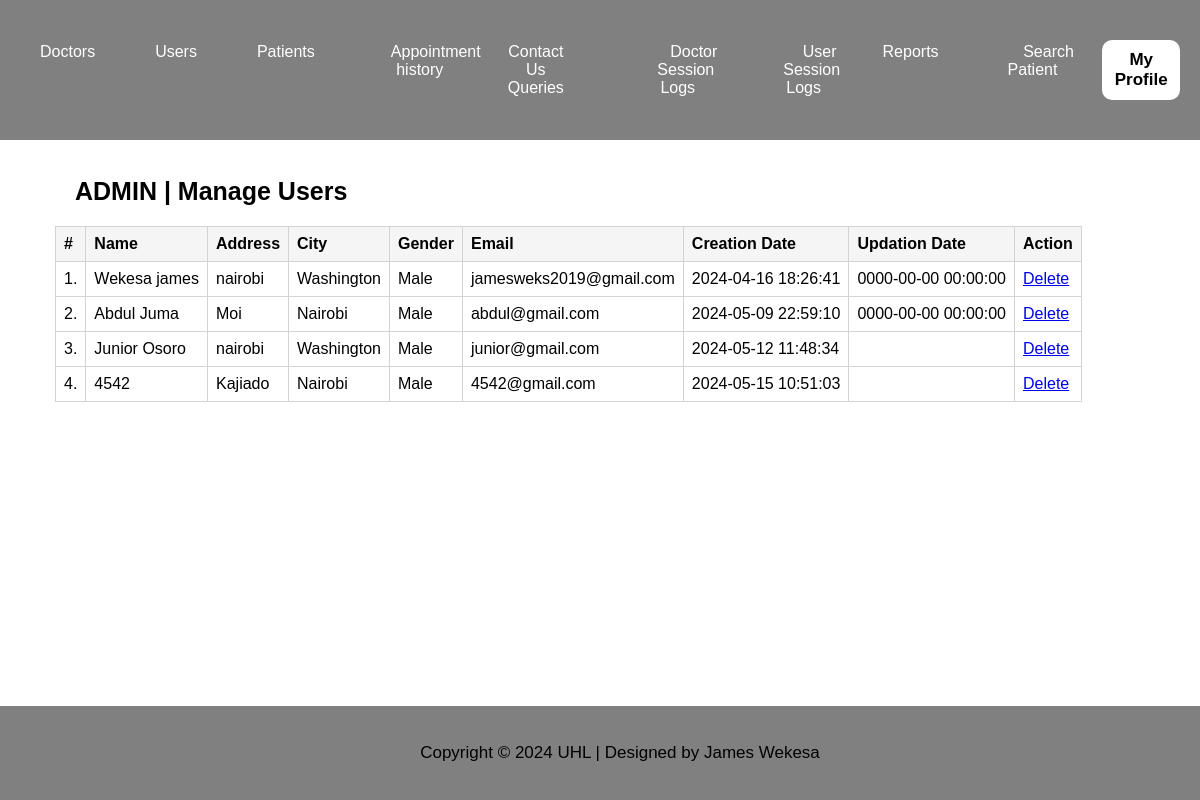
The page /admin/manage-users.php (signed in) on the database its author committed.
### tables this page shows
CREATE TABLE `users` (
  `id` int(11) NOT NULL,
  `fullName` varchar(255) DEFAULT NULL,
  `address` longtext DEFAULT NULL,
  `city` varchar(255) DEFAULT NULL,
  `gender` varchar(255) DEFAULT NULL,
  `email` varchar(255) DEFAULT NULL,
  `password` varchar(255) DEFAULT NULL,
  `regDate` timestamp NULL DEFAULT current_timestamp(),
  `updationDate` timestamp NULL DEFAULT NULL ON UPDATE current_timestamp()
);

### admin/manage-users.php (the view, shortened to what this page needs)
<?php
include('../includes/db_connect.php');
?>
<!DOCTYPE html>
<html lang="en">
<head>
    <link rel="stylesheet" href="dashboard.css">
</head>
<body>
<header>
    <nav class="main-nav">
        <ul>
            <li class="dropdown-container">
                <div class="dropdown-button">Doctors</div>
            </li>
            <li class="dropdown-container">
                <div class="dropdown-button">Users</div>
            </li>
            <li class="dropdown-container">
                <div class="dropdown-button">Patients</div>
            </li>
            <li><a href="appointment-history.php">Appointment history</a></li>
            <li class="dropdown-container">
                <div class="dropdown-button">Contact Us Queries</div>
            </li>
            <li><a href="doctor-logs.php">Doctor Session Logs</a></li>
            <li><a href="user-logs.php">User Session Logs</a></li>
            <li class="dropdown-container">
                <div class="dropdown-button">Reports</div>
            </li>
            <li><a href="patient-search.php">Search Patient</a></li>
        </ul>
    </nav>
    <div class="dropdown-container">
        <button class="dropbtn_1">My Profile</button>
    </div>
</header>
<div class="container">
    <main>
<div class="container">
    <div class="row">
        <div class="col">
            <h5 class="title">ADMIN | Manage Users</h5>
            <table class="user-table" id="users-table">
                <thead>
                    <tr>
                        <th class="center">#</th>
                        <th>Name</th>
                        <th class="hidden-xs">Address</th>
                        <th>City</th>
                        <th>Gender</th>
                        <th>Email</th>
                        <th>Creation Date</th>
                        <th>Updation Date</th>
                        <th>Action</th>
                    </tr>
                </thead>
                <tbody>
                    <?php
                    $sql=mysqli_query($conn,"select * from users");
                    $cnt=1;
                    while($row=mysqli_fetch_array($sql))
                    {
                    ?>
                    <tr>
                        <td class="center"><?php echo $cnt;?>.</td>
                        <td class="hidden-xs"><?php echo $row['fullName'];?></td>
                        <td><?php echo $row['address'];?></td>
                        <td><?php echo $row['city'];?></td>
                        <td><?php echo $row['gender'];?></td>
                        <td><?php echo $row['email'];?></td>
                        <td><?php echo $row['regDate'];?></td>
                        <td><?php echo $row['updationDate'];?></td>
                        <td>
                            <div class="actions">
                                <a href="manage-users.php?id=<?php echo $row['id']?>&del=delete" onClick="return confirm('Are you sure you want to delete?')" class="btn btn-delete">Delete</a>
                            </div>
                        </td>
                    </tr>
                    <?php
                    $cnt=$cnt+1;
                    }?>
                </tbody>
            </table>
        </div>
    </div>
</div>
    </main>
</div>
<footer>
    <div class="footer">
        <p>Copyright &copy; <?php echo date("Y"); ?> UHL | Designed by James Wekesa</p>
    </div>
</footer>
</body>
</html>

### doctors/dashboard.css (style rules this page uses)
html, body, header, footer, nav, ul, li, main, aside { margin: 0; padding: 0; }
body { font-family: Arial, sans-serif; }
header { background-color: DarkSlateGray; color: white; padding: 20px; }
header nav ul { list-style: none; text-align: center; }
header nav ul li { display: inline; margin-right: 35px; }
header nav ul li a { color: white; text-decoration: none; }
header nav ul li a { color: white; text-decoration: none; padding: 8px 16px; transition: background-color 0.3s; }
.container { display: flex; margin: 20px; }
main { flex: 1; padding: 15px; }
footer { background-color: DarkSlateGray; color: white; text-align: center; padding: 20px; margin-top: 10px; }
button { color: white; background-color: lightseagreen; padding: 10px 20px; border: none; border-radius: 5px; cursor: pointer; }

### admin/manage-users.php (style rules this page uses)
header { background-color: gray; padding: 40px; margin-bottom: 0; }
.dropbtn_1 { background-color: white; border-radius: 10px; cursor: pointer; color: black; padding: 10px; font-size: 17px; font-weight: bold; }
footer { background-color: gray; padding: 15px; text-align: center; color: black; }
p { font-size: 17px; }
header { display: flex; flex-direction: row; justify-content: space-between; align-items: center; }
.main-nav ul { display: flex; list-style-type: none; padding: 0; }
.main-nav ul li { margin-right: 20px; }
.dropdown-container { position: relative; }
li a { color: blue; text-decoration: none; }
.dropdown-button { margin-right: 40px; font-size: 16px; cursor: pointer; }
.dropdown-container { display: inline-block; position: relative; }
header { margin-bottom: 10px; }
footer { padding: 20px; }
header { position: fixed; top: 0; left: 0; width: 95%; background-color: gray; z-index: 1000; }
footer { position: fixed; bottom: 0; left: 0; width: 100%; background-color: gray; z-index: 1000; }
.container { margin-top: 60px; margin-bottom: 30px; padding-bottom: 30px; overflow-y: auto; }
.user-table { width: 100%; border-collapse: collapse; }
.user-table th { background-color: whitesmoke; border: 1px solid lightgray; padding: 8px; text-align: left; }
.user-table td { border: 1px solid lightgray; padding: 8px; }
h5 { font-size: 25px; margin-bottom: 20px; margin-left: 20px; }

### rows shown on the page
users: fullName "Wekesa james", address "nairobi", city "Washington", gender "Male", email "jamesweks2019@gmail.com", regDate "2024-04-16 18:26:41", updationDate "0000-00-00 00:00:00"
users: fullName "Abdul Juma", address "Moi", city "Nairobi", gender "Male", email "abdul@gmail.com", regDate "2024-05-09 22:59:10", updationDate "0000-00-00 00:00:00"
users: fullName "Junior Osoro", address "nairobi", city "Washington", gender "Male", email "junior@gmail.com", regDate "2024-05-12 11:48:34"
users: fullName "4542", address "Kajiado", city "Nairobi", gender "Male", email "4542@gmail.com", regDate "2024-05-15 10:51:03"
